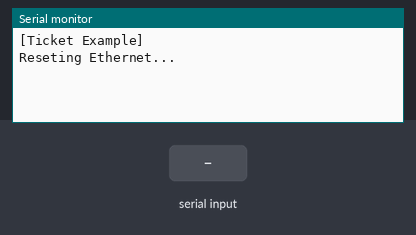
Bench run of a sketch on a simulated Arduino Uno, built with avr-gcc and run on an emulated ATmega328P. Parts: the last lines printed to the serial monitor. The test bench sets the inputs (shaded band).

Above: at 3.3 s.
3.4 s: "2" received over Serial
At 5.2 s:
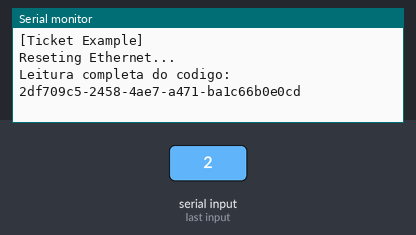
At 6.0 s:
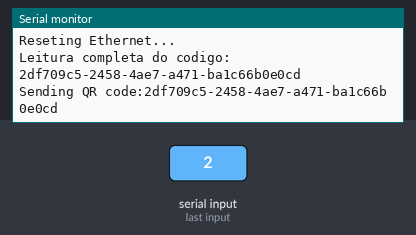

Measured:
- after the input at 3.4 s, the serial monitor: prints a new line after 1.0 s (image 1)

The sketch:

xively.ino
```cpp
// (licence header left out)
// Handle returning code and reset ethernet module if needed
// 2013-10-22 hneiraf@gmail.com

#include <EtherCard.h>
#include <ArduinoJson.h>

// ethernet interface mac address, must be unique on the LAN
static byte mymac[] = { 0x74,0x69,0x69,0x2D,0x30,0x31 };

const char website[] PROGMEM = "ticket-project.herokuapp.com";

byte Ethernet::buffer[700];
uint32_t timer;
Stash stash;
byte session;

//timing variable
int res = 0;

char qrcode[] = "1df709c5-2458-4ae7-a471-ba1c66b0e0cd";

char obterqr() {
  Serial.readBytes(qrcode, 36);
  Serial.print("Leitura completa do codigo: ");
  Serial.println(qrcode);
  delay(1000);
}

void setup () {
  Serial.begin(57600);
  Serial.println("\n[Ticket Example]");

  //Initialize Ethernet
  initialize_ethernet();
}

void loop () {

  //if correct answer is not received then re-initialize ethernet module
  if (res > 220){
    initialize_ethernet();
  }

  res = res + 1;

  ether.packetLoop(ether.packetReceive());

  //200 res = 10 seconds (50ms each res)
  if (res == 50) {
    StaticJsonDocument<61> doc;
    obterqr();
    doc["qr_code"].set(qrcode);
    Serial.print("Sending QR code:");
    Serial.println(qrcode);
    byte sd = stash.create();
    serializeJsonPretty(doc, stash);
    stash.save();
    int stash_size = stash.size();


    Stash::prepare(PSTR("POST /api/tickets HTTP/1.1"
                        "\r\n"
                        "Host: $F" "\r\n"
                        "User-Agent: Arduino/1.0" "\r\n"
                        "Content-Length: $D" "\r\n"
                        "Content-Type: application/json" "\r\n"
                        "\r\n"
                        "$H"),
                        website, stash_size, sd);


    // send the packet - this also releases all stash buffers once done
    // Save the session ID so we can watch for it in the main loop.
    session = ether.tcpSend();
  }

   const char* reply = ether.tcpReply(session);
   if (reply != 0) {
     res = 0;
     if(reply[9] == '2'){
      Serial.println("Ticket válido.");
     }

     else if (reply[9] == '4'){
      Serial.println("Ticket usado ou não existente.");
     }
     else
      Serial.println("Algo deu errado!");
   }
   delay(50);
}


void initialize_ethernet(void){
  for(;;){ // keep trying until you succeed
    Serial.println("Reseting Ethernet...");

    // Change 'SS' to your Slave Select pin, if you arn't using the default pin
    if (ether.begin(sizeof Ethernet::buffer, mymac, SS) == 0){
      Serial.println( "Failed to access Ethernet controller");
      continue;
    }

    if (!ether.dhcpSetup()){
      Serial.println("DHCP failed");
      continue;
    }

    ether.printIp("IP:  ", ether.myip);
    ether.printIp("GW:  ", ether.gwip);
    ether.printIp("DNS: ", ether.dnsip);

    if (!ether.dnsLookup(website))
      Serial.println("DNS failed");

    ether.printIp("SRV: ", ether.hisip);
    //reset init value
    res = 0;
    break;
  }
}
```
